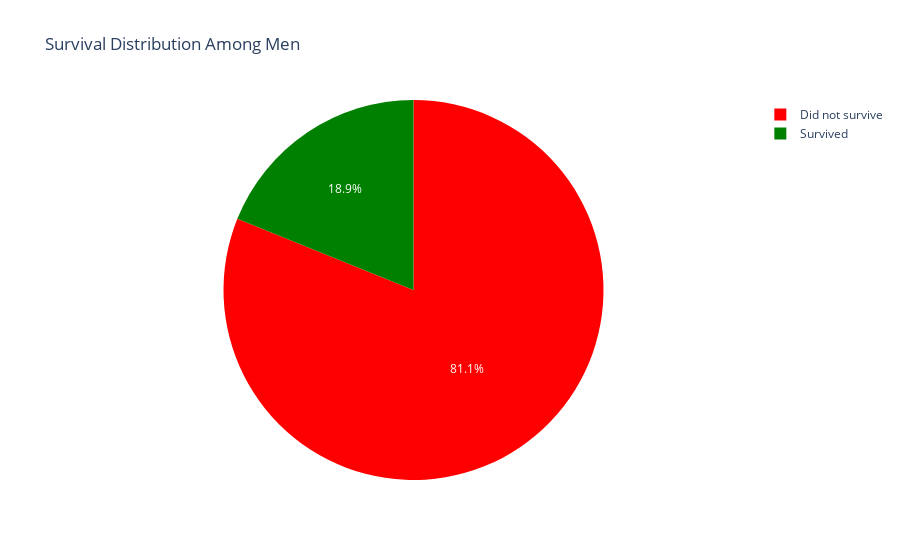

Notebook code cell kept with this figure:
### Code cell
# % of men who survived
men = df_train_imputed.loc[df_train_imputed.Sex == 'male']["Survived"]
rate_men = sum(men)/len(men)
rate_men *= 100
print(f"{rate_men:.2F}% of men who survived")

# Visualizing the survival distribution Among Men
men_data = df_train_imputed[df_train_imputed.Sex == "male"]
counts = men_data["Survived"].value_counts().reset_index()
counts.columns = ["Survived", "Count"]
counts["Status"] = counts["Survived"].map({0: "Did not survive", 1: "Survived"})

fig = px.pie(counts, names="Status", values="Count", 
            title="Survival Distribution Among Men",
            color_discrete_sequence=["red", "green"])
fig.show()

### Figure 1 — Plotly figure (JSON) as saved in the notebook; plotly's stock layout.template omitted (floating-point values rounded to 4 significant figures)
{"data": [{"domain": {"x": [0, 1], "y": [0, 1]}, "hovertemplate": "Status=%{label}<br>Count=%{value}<extra></extra>", "labels": ["Did not survive", "Survived"], "legendgroup": "", "name": "", "showlegend": true, "type": "pie", "values": [468, 109]}], "layout": {"legend": {"tracegroupgap": 0}, "piecolorway": ["red", "green"], "title": {"text": "Survival Distribution Among Men"}}}
